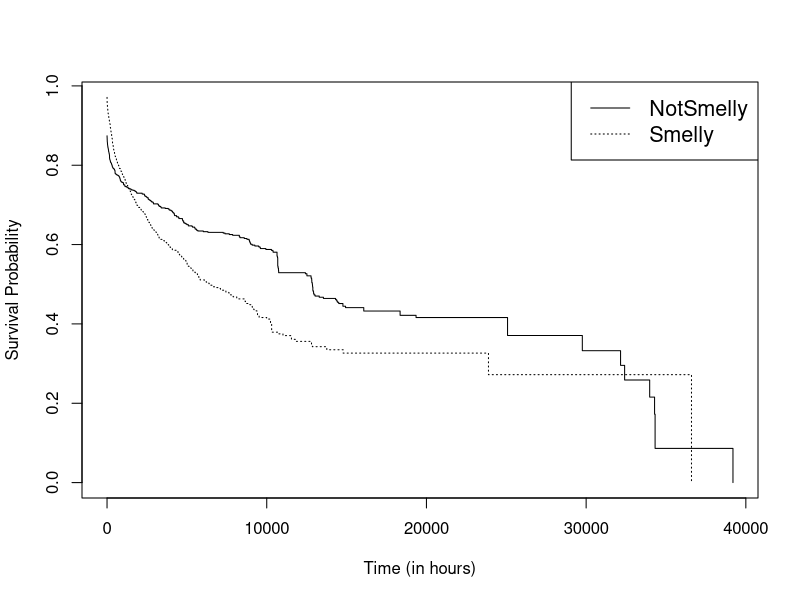
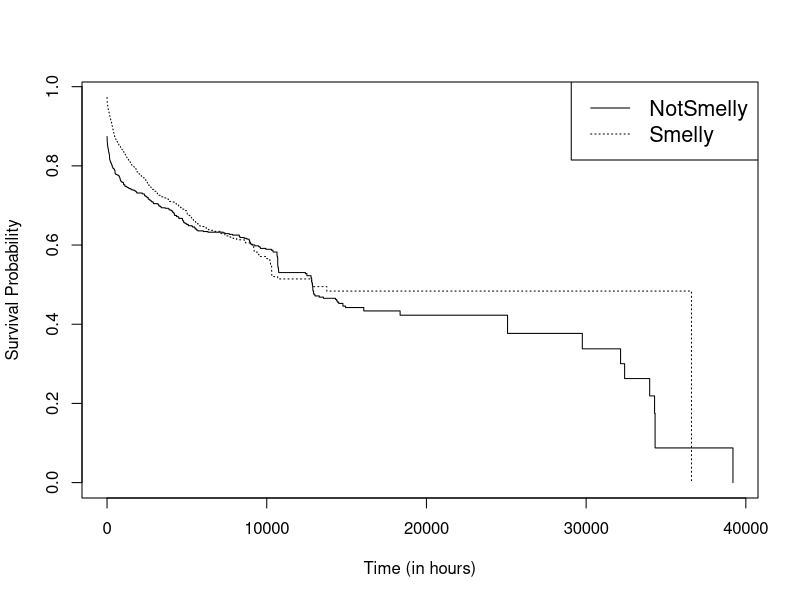
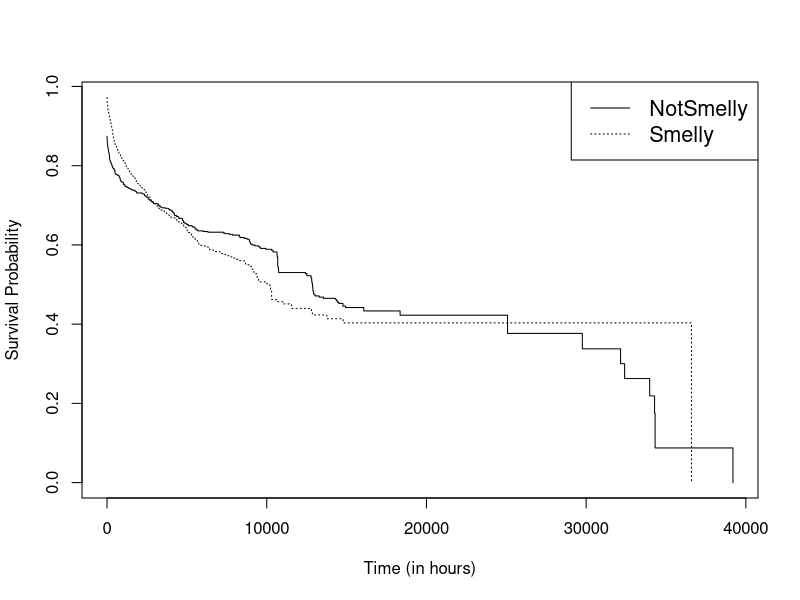

Generate these figures, in order, with R:
library(survival)
library(rms)

variables <- c('prevBugs','linesAdded','linesRemoved','totalChurn','loc','maxstatements','maxdepth','complexity','maxlen','maxparams','maxnestedcallbacks','complexswitchcase','thisassign','complexchaining','noreassign','noextrabind','condassign','smelly')

type_smells <- c('maxstatements','maxdepth','complexity','maxlen','maxparams','maxnestedcallbacks','complexswitchcase','thisassign','complexchaining','noreassign','noextrabind','condassign')

mydata <- read.csv("Webpack_bugs_smells_file-grain.csv")
attach(mydata)
write(sprintf("Results of bugs-smells with file grain"),"Webpack_bugs-smells_summary.txt")

for (var in variables) {
	if (var == 'smelly') {
		kmsurvival <- npsurv(Surv(time, event) ~ get(var))
		jpeg('Webpack_bugs_smells_file-grain_rplot.jpg')
		plot(kmsurvival,xlab = "Time (in hours)", ylab = "Survival Probability",lty = c(1,3),xaxs="r")
		legend("topright", legend=c("NotSmelly", "Smelly"),lty=c(1,3),cex=1.3)
		dev.off()
	}
	write(sprintf("		Covariate : %s",var),"Webpack_bugs-smells_summary.txt",append=TRUE)
	coxsurvival <- coxph(Surv(time, event) ~ get(var))
	write(sprintf("			exp(coef) : %g",coef(summary(coxsurvival))[2]),"Webpack_bugs-smells_summary.txt",append=TRUE)
	write(sprintf("			p-value (Cox hazard model) : %g",coef(summary(coxsurvival))[5]),"Webpack_bugs-smells_summary.txt",append=TRUE)
	coxsurvival <- coxph(Surv(time, event) ~ get(var))
	testdata <- cox.zph(coxsurvival)
	write(sprintf("			p-value (Porportional hazards assumption) : %g",testdata[[1]][3]),"Webpack_bugs-smells_summary.txt",append=TRUE)
}

detach(mydata)
mydata <- read.csv("Webpack_bugs_smells_line-grain.csv")
attach(mydata)
write(sprintf("Results of bugs-smells with line grain"),"Webpack_bugs-smells_summary.txt",append = TRUE)

for (var in variables) {
	if (var == 'smelly') {
		kmsurvival <- npsurv(Surv(time, event) ~ get(var))
		jpeg('Webpack_bugs_smells_line-grain_rplot.jpg')
		plot(kmsurvival,xlab = "Time (in hours)", ylab = "Survival Probability",lty = c(1,3),xaxs="r")
		legend("topright", legend=c("NotSmelly", "Smelly"),lty=c(1,3),cex=1.3)
		dev.off()
		ev <- "event"
	}
	write(sprintf("		Covariate : %s",var),"Webpack_bugs-smells_summary.txt",append=TRUE)
	if (is.element(var,type_smells) == TRUE) {
		ev <- paste("event",var,sep='')
	}
	else {
		ev <- "event"
	}
	coxsurvival <- coxph(Surv(time, get(ev)) ~ get(var))
	write(sprintf("			exp(coef) : %g",coef(summary(coxsurvival))[2]),"Webpack_bugs-smells_summary.txt",append=TRUE)
	write(sprintf("			p-value (Cox hazard model) : %g",coef(summary(coxsurvival))[5]),"Webpack_bugs-smells_summary.txt",append=TRUE)
	coxsurvival <- coxph(Surv(time, get(ev)) ~ get(var))
	testdata <- cox.zph(coxsurvival)
	write(sprintf("			p-value (Porportional hazards assumption) : %g",testdata[[1]][3]),"Webpack_bugs-smells_summary.txt",append=TRUE)
}

detach(mydata)
mydata <- read.csv("Webpack_bugs_smells_line-grain_large.csv")
attach(mydata)
write(sprintf("Results of bugs-smells with line grain and considering dependencies"),"Webpack_bugs-smells_summary.txt",append = TRUE)

for (var in variables) {
	if (var == 'smelly') {
		kmsurvival <- npsurv(Surv(time, event) ~ get(var))
		jpeg('Webpack_bugs_smells_line-grain_large_rplot.jpg')
		plot(kmsurvival,xlab = "Time (in hours)", ylab = "Survival Probability",lty = c(1,3),xaxs="r")
		legend("topright", legend=c("NotSmelly", "Smelly"),lty=c(1,3),cex=1.3)
		dev.off()
		ev <- "event"
	}
	write(sprintf("		Covariate : %s",var),"Webpack_bugs-smells_summary.txt",append=TRUE)
	if (is.element(var,type_smells) == TRUE) {
		ev <- paste("event",var,sep='')
	}
	else {
		ev <- "event"
	}
	coxsurvival <- coxph(Surv(time, get(ev)) ~ get(var))
	write(sprintf("			exp(coef) : %g",coef(summary(coxsurvival))[2]),"Webpack_bugs-smells_summary.txt",append=TRUE)
	write(sprintf("			p-value (Cox hazard model) : %g",coef(summary(coxsurvival))[5]),"Webpack_bugs-smells_summary.txt",append=TRUE)
	coxsurvival <- coxph(Surv(time, get(ev)) ~ get(var))
	testdata <- cox.zph(coxsurvival)
	write(sprintf("			p-value (Porportional hazards assumption) : %g",testdata[[1]][3]),"Webpack_bugs-smells_summary.txt",append=TRUE)
}
